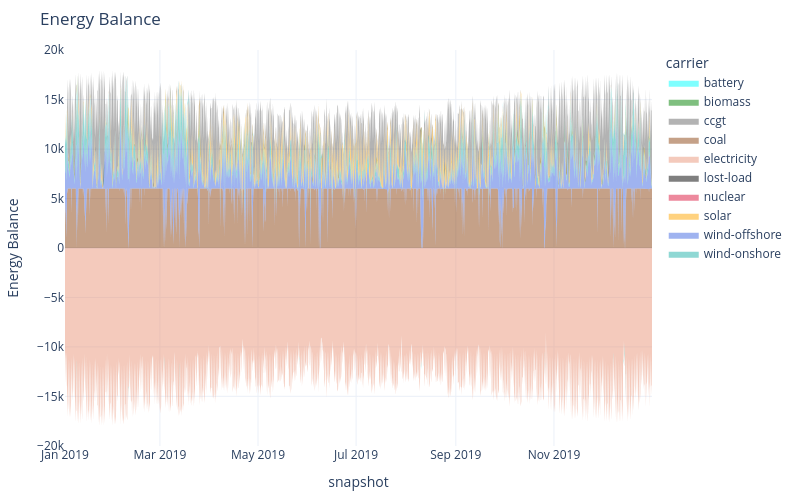

Notebook source saved alongside this figure:
### Markdown cell above
### 2.1 Inspect the results with the new technology

### Code cell
# Energy balance
n.statistics.energy_balance.iplot.area()

### Figure 1 — Plotly figure (JSON) as saved in the notebook; plotly's stock layout.template omitted (floating-point values rounded to 4 significant figures; data arrays with more than 128 entries replaced by an {"elided": "..."} marker saying what was removed)
{"data": [{"fillpattern": {"shape": ""}, "hovertemplate": "carrier=coal<br>snapshot=%{x}<br>Energy Balance=%{y}<extra></extra>", "legendgroup": "coal", "line": {"color": "saddlebrown", "width": 0}, "marker": {"symbol": "circle"}, "mode": "lines", "name": "coal", "orientation": "v", "showlegend": false, "stackgroup": "positive", "type": "scatter", "x": {"elided": "8664 str values"}, "xaxis": "x", "y": {"elided": "8664 float values"}, "yaxis": "y"}, {"fillpattern": {"shape": ""}, "hovertemplate": "carrier=wind-offshore<br>snapshot=%{x}<br>Energy Balance=%{y}<extra></extra>", "legendgroup": "wind-offshore", "line": {"color": "royalblue", "width": 0}, "marker": {"symbol": "circle"}, "mode": "lines", "name": "wind-offshore", "orientation": "v", "showlegend": false, "stackgroup": "positive", "type": "scatter", "x": {"elided": "8741 str values"}, "xaxis": "x", "y": {"elided": "8741 float values"}, "yaxis": "y"}, {"fillpattern": {"shape": ""}, "hovertemplate": "carrier=wind-onshore<br>snapshot=%{x}<br>Energy Balance=%{y}<extra></extra>", "legendgroup": "wind-onshore", "line": {"color": "lightseagreen", "width": 0}, "marker": {"symbol": "circle"}, "mode": "lines", "name": "wind-onshore", "orientation": "v", "showlegend": false, "stackgroup": "positive", "type": "scatter", "x": {"elided": "8757 str values"}, "xaxis": "x", "y": {"elided": "8757 float values"}, "yaxis": "y"}, {"fillpattern": {"shape": ""}, "hovertemplate": "carrier=solar<br>snapshot=%{x}<br>Energy Balance=%{y}<extra></extra>", "legendgroup": "solar", "line": {"color": "orange", "width": 0}, "marker": {"symbol": "circle"}, "mode": "lines", "name": "solar", "orientation": "v", "showlegend": false, "stackgroup": "positive", "type": "scatter", "x": {"elided": "4417 str values"}, "xaxis": "x", "y": {"elided": "4417 float values"}, "yaxis": "y"}, {"fillpattern": {"shape": ""}, "hovertemplate": "carrier=ccgt<br>snapshot=%{x}<br>Energy Balance=%{y}<extra></extra>", "legendgroup": "ccgt", "line": {"color": "dimgrey", "width": 0}, "marker": {"symbol": "circle"}, "mode": "lines", "name": "ccgt", "orientation": "v", "showlegend": false, "stackgroup": "positive", "type": "scatter", "x": {"elided": "6878 str values"}, "xaxis": "x", "y": {"elided": "6878 float values"}, "yaxis": "y"}, {"fillpattern": {"shape": ""}, "hovertemplate": "carrier=battery<br>snapshot=%{x}<br>Energy Balance=%{y}<extra></extra>", "legendgroup": "battery", "line": {"color": "cyan", "width": 0}, "marker": {"symbol": "circle"}, "mode": "lines", "name": "battery", "orientation": "v", "showlegend": false, "stackgroup": "positive", "type": "scatter", "x": ["2019-01-09T09:00:00.000000000", "2019-01-09T10:00:00.000000000", "2019-02-10T03:00:00.000000000", "2019-02-10T04:00:00.000000000", "2019-02-10T05:00:00.000000000", "2019-02-10T08:00:00.000000000", "2019-03-04T07:00:00.000000000", "2019-03-04T08:00:00.000000000", "2019-03-05T06:00:00.000000000", "2019-03-05T09:00:00.000000000", "2019-03-05T15:00:00.000000000", "2019-03-13T18:00:00.000000000", "2019-03-14T07:00:00.000000000", "2019-03-17T17:00:00.000000000", "2019-03-17T18:00:00.000000000", "2019-03-17T19:00:00.000000000", "2019-03-18T06:00:00.000000000", "2019-03-25T16:00:00.000000000", "2019-03-25T19:00:00.000000000", "2019-03-25T20:00:00.000000000", "2019-04-27T20:00:00.000000000", "2019-04-27T22:00:00.000000000", "2019-04-28T00:00:00.000000000", "2019-05-26T21:00:00.000000000", "2019-05-26T22:00:00.000000000", "2019-05-27T00:00:00.000000000", "2019-06-09T02:00:00.000000000", "2019-06-09T03:00:00.000000000", "2019-06-09T04:00:00.000000000", "2019-06-09T05:00:00.000000000", "2019-06-09T06:00:00.000000000", "2019-08-10T18:00:00.000000000", "2019-08-10T19:00:00.000000000", "2019-08-10T20:00:00.000000000", "2019-08-10T23:00:00.000000000", "2019-08-12T03:00:00.000000000", "2019-08-12T04:00:00.000000000", "2019-08-12T07:00:00.000000000", "2019-08-12T09:00:00.000000000", "2019-09-28T14:00:00.000000000", "2019-09-28T17:00:00.000000000", "2019-09-30T06:00:00.000000000", "2019-09-30T07:00:00.000000000", "2019-09-30T14:00:00.000000000", "2019-09-30T15:00:00.000000000", "2019-10-26T04:00:00.000000000", "2019-10-26T05:00:00.000000000", "2019-10-26T06:00:00.000000000", "2019-10-26T07:00:00.000000000", "2019-10-26T08:00:00.000000000", "2019-10-27T07:00:00.000000000", "2019-10-27T08:00:00.000000000", "2019-10-27T10:00:00.000000000", "2019-10-27T11:00:00.000000000", "2019-10-27T16:00:00.000000000", "2019-12-09T05:00:00.000000000", "2019-12-09T08:00:00.000000000", "2019-12-09T09:00:00.000000000", "2019-12-09T11:00:00.000000000", "2019-12-14T16:00:00.000000000", "2019-12-14T18:00:00.000000000", "2019-12-14T20:00:00.000000000", "2019-12-14T21:00:00.000000000", "2019-12-15T08:00:00.000000000", "2019-12-15T16:00:00.000000000", "2019-12-15T17:00:00.000000000", "2019-12-15T18:00:00.000000000", "2019-12-15T19:00:00.000000000", "2019-12-16T05:00:00.000000000"], "xaxis": "x", "y": [77.41, 263.4, 263.4, 263.4, 263.4, 210.7, 231.3, 125.6, 263.4, 263.4, 98.8, 76.09, 55.79, 263.4, 263.4, 160.7, 263.4, 43.09, 263.4, 263.4, 263.4, 60.87, 17.54, 229.8, 219.9, 263.4, 8.264, 202.5, 263.4, 263.4, 263.4, 263.4, 263.4, 263.4, 210.7, 210.7, 263.4, 263.4, 263.4, 94.19, 31.43, 263.4, 263.4, 210.7, 263.4, 68.22, 263.4, 263.4, 263.4, 142.5, 149.2, 146.5, 263.4, 178.4, 263.4, 263.4, 263.4, 210.7, 263.4, 263.4, 263.4, 263.4, 193.7, 96.73, 104.7, 263.4, 263.4, 106.0, 263.4], "yaxis": "y"}, {"fillpattern": {"shape": ""}, "hovertemplate": "carrier=electricity<br>snapshot=%{x}<br>Energy Balance=%{y}<extra></extra>", "legendgroup": "electricity", "line": {"color": "darksalmon", "width": 0}, "marker": {"symbol": "circle"}, "mode": "lines", "name": "electricity", "orientation": "v", "showlegend": false, "stackgroup": "negative", "type": "scatter", "x": {"elided": "8760 str values"}, "xaxis": "x", "y": {"elided": "8760 float values"}, "yaxis": "y"}, {"fillpattern": {"shape": ""}, "hovertemplate": "carrier=battery<br>snapshot=%{x}<br>Energy Balance=%{y}<extra></extra>", "legendgroup": "battery", "line": {"color": "cyan", "width": 0}, "marker": {"symbol": "circle"}, "mode": "lines", "name": "battery", "orientation": "v", "showlegend": false, "stackgroup": "negative", "type": "scatter", "x": ["2019-01-08T02:00:00.000000000", "2019-01-08T03:00:00.000000000", "2019-02-09T09:00:00.000000000", "2019-02-09T10:00:00.000000000", "2019-02-09T11:00:00.000000000", "2019-02-09T12:00:00.000000000", "2019-02-09T13:00:00.000000000", "2019-03-03T23:00:00.000000000", "2019-03-04T00:00:00.000000000", "2019-03-04T01:00:00.000000000", "2019-03-04T02:00:00.000000000", "2019-03-04T03:00:00.000000000", "2019-03-13T02:00:00.000000000", "2019-03-13T03:00:00.000000000", "2019-03-16T23:00:00.000000000", "2019-03-17T00:00:00.000000000", "2019-03-17T01:00:00.000000000", "2019-03-17T02:00:00.000000000", "2019-03-25T10:00:00.000000000", "2019-03-25T11:00:00.000000000", "2019-03-25T12:00:00.000000000", "2019-04-27T11:00:00.000000000", "2019-04-27T12:00:00.000000000", "2019-05-26T11:00:00.000000000", "2019-05-26T12:00:00.000000000", "2019-05-26T13:00:00.000000000", "2019-06-08T12:00:00.000000000", "2019-06-08T13:00:00.000000000", "2019-06-08T14:00:00.000000000", "2019-06-08T15:00:00.000000000", "2019-06-08T16:00:00.000000000", "2019-08-10T11:00:00.000000000", "2019-08-10T12:00:00.000000000", "2019-08-10T13:00:00.000000000", "2019-08-10T16:00:00.000000000", "2019-08-10T17:00:00.000000000", "2019-08-11T07:00:00.000000000", "2019-08-11T08:00:00.000000000", "2019-08-11T09:00:00.000000000", "2019-08-11T10:00:00.000000000", "2019-08-11T11:00:00.000000000", "2019-08-11T12:00:00.000000000", "2019-09-28T09:00:00.000000000", "2019-09-28T10:00:00.000000000", "2019-09-28T11:00:00.000000000", "2019-09-28T12:00:00.000000000", "2019-09-28T13:00:00.000000000", "2019-09-30T00:00:00.000000000", "2019-09-30T01:00:00.000000000", "2019-10-25T23:00:00.000000000", "2019-10-26T00:00:00.000000000", "2019-10-26T01:00:00.000000000", "2019-10-26T02:00:00.000000000", "2019-10-26T03:00:00.000000000", "2019-10-26T09:00:00.000000000", "2019-10-26T10:00:00.000000000", "2019-10-26T11:00:00.000000000", "2019-10-26T12:00:00.000000000", "2019-10-26T13:00:00.000000000", "2019-12-08T02:00:00.000000000", "2019-12-08T03:00:00.000000000", "2019-12-08T04:00:00.000000000", "2019-12-08T05:00:00.000000000", "2019-12-08T06:00:00.000000000", "2019-12-14T09:00:00.000000000", "2019-12-14T10:00:00.000000000", "2019-12-14T11:00:00.000000000", "2019-12-14T12:00:00.000000000", "2019-12-14T13:00:00.000000000", "2019-12-14T14:00:00.000000000", "2019-12-15T04:00:00.000000000", "2019-12-15T05:00:00.000000000", "2019-12-15T06:00:00.000000000", "2019-12-15T09:00:00.000000000", "2019-12-15T10:00:00.000000000", "2019-12-15T11:00:00.000000000"], "xaxis": "x", "y": [-155.7, -222.0, -55.45, -263.4, -263.4, -263.4, -263.4, -243.2, -263.4, -263.4, -263.4, -55.28, -92.32, -53.81, -263.4, -263.4, -263.4, -263.4, -254.4, -263.4, -113.6, -263.4, -115.3, -263.4, -263.4, -263.4, -55.45, -263.4, -263.4, -263.4, -263.4, -263.4, -263.4, -227.0, -91.81, -263.4, -217.3, -263.4, -25.6, -75.99, -263.4, -263.4, -55.45, -263.4, -263.4, -263.4, -263.4, -81.8, -57.39, -55.45, -263.4, -263.4, -263.4, -263.4, -55.45, -263.4, -263.4, -263.4, -263.4, -55.45, -263.4, -263.4, -263.4, -263.4, -27.88, -263.4, -263.4, -263.4, -263.4, -8.689, -263.4, -263.4, -112.7, -49.93, -263.4, -263.4], "yaxis": "y"}, {"fillpattern": {"shape": ""}, "hovertemplate": "carrier=battery<br>snapshot=%{x}<br>Energy Balance=%{y}<extra></extra>", "legendgroup": "battery", "line": {"color": "cyan", "width": 0}, "marker": {"symbol": "circle"}, "mode": "lines", "name": "battery", "orientation": "v", "showlegend": true, "stackgroup": "1", "type": "scatter", "x": ["2019-12-31T23:00:00.000000000"], "xaxis": "x", "y": [NaN], "yaxis": "y"}, {"fillpattern": {"shape": ""}, "hovertemplate": "carrier=biomass<br>snapshot=%{x}<br>Energy Balance=%{y}<extra></extra>", "legendgroup": "biomass", "line": {"color": "green", "width": 0}, "marker": {"symbol": "circle"}, "mode": "lines", "name": "biomass", "orientation": "v", "showlegend": true, "stackgroup": "1", "type": "scatter", "x": ["2019-12-31T23:00:00.000000000"], "xaxis": "x", "y": [NaN], "yaxis": "y"}, {"fillpattern": {"shape": ""}, "hovertemplate": "carrier=ccgt<br>snapshot=%{x}<br>Energy Balance=%{y}<extra></extra>", "legendgroup": "ccgt", "line": {"color": "dimgrey", "width": 0}, "marker": {"symbol": "circle"}, "mode": "lines", "name": "ccgt", "orientation": "v", "showlegend": true, "stackgroup": "1", "type": "scatter", "x": ["2019-12-31T23:00:00.000000000"], "xaxis": "x", "y": [NaN], "yaxis": "y"}, {"fillpattern": {"shape": ""}, "hovertemplate": "carrier=coal<br>snapshot=%{x}<br>Energy Balance=%{y}<extra></extra>", "legendgroup": "coal", "line": {"color": "saddlebrown", "width": 0}, "marker": {"symbol": "circle"}, "mode": "lines", "name": "coal", "orientation": "v", "showlegend": true, "stackgroup": "1", "type": "scatter", "x": ["2019-12-31T23:00:00.000000000"], "xaxis": "x", "y": [NaN], "yaxis": "y"}, {"fillpattern": {"shape": ""}, "hovertemplate": "carrier=electricity<br>snapshot=%{x}<br>Energy Balance=%{y}<extra></extra>", "legendgroup": "electricity", "line": {"color": "darksalmon", "width": 0}, "marker": {"symbol": "circle"}, "mode": "lines", "name": "electricity", "orientation": "v", "showlegend": true, "stackgroup": "1", "type": "scatter", "x": ["2019-12-31T23:00:00.000000000"], "xaxis": "x", "y": [NaN], "yaxis": "y"}, {"fillpattern": {"shape": ""}, "hovertemplate": "carrier=lost-load<br>snapshot=%{x}<br>Energy Balance=%{y}<extra></extra>", "legendgroup": "lost-load", "line": {"color": "black", "width": 0}, "marker": {"symbol": "circle"}, "mode": "lines", "name": "lost-load", "orientation": "v", "showlegend": true, "stackgroup": "1", "type": "scatter", "x": ["2019-12-31T23:00:00.000000000"], "xaxis": "x", "y": [NaN], "yaxis": "y"}, {"fillpattern": {"shape": ""}, "hovertemplate": "carrier=nuclear<br>snapshot=%{x}<br>Energy Balance=%{y}<extra></extra>", "legendgroup": "nuclear", "line": {"color": "crimson", "width": 0}, "marker": {"symbol": "circle"}, "mode": "lines", "name": "nuclear", "orientation": "v", "showlegend": true, "stackgroup": "1", "type": "scatter", "x": ["2019-12-31T23:00:00.000000000"], "xaxis": "x", "y": [NaN], "yaxis": "y"}, {"fillpattern": {"shape": ""}, "hovertemplate": "carrier=solar<br>snapshot=%{x}<br>Energy Balance=%{y}<extra></extra>", "legendgroup": "solar", "line": {"color": "orange", "width": 0}, "marker": {"symbol": "circle"}, "mode": "lines", "name": "solar", "orientation": "v", "showlegend": true, "stackgroup": "1", "type": "scatter", "x": ["2019-12-31T23:00:00.000000000"], "xaxis": "x", "y": [NaN], "yaxis": "y"}, {"fillpattern": {"shape": ""}, "hovertemplate": "carrier=wind-offshore<br>snapshot=%{x}<br>Energy Balance=%{y}<extra></extra>", "legendgroup": "wind-offshore", "line": {"color": "royalblue", "width": 0}, "marker": {"symbol": "circle"}, "mode": "lines", "name": "wind-offshore", "orientation": "v", "showlegend": true, "stackgroup": "1", "type": "scatter", "x": ["2019-12-31T23:00:00.000000000"], "xaxis": "x", "y": [NaN], "yaxis": "y"}, {"fillpattern": {"shape": ""}, "hovertemplate": "carrier=wind-onshore<br>snapshot=%{x}<br>Energy Balance=%{y}<extra></extra>", "legendgroup": "wind-onshore", "line": {"color": "lightseagreen", "width": 0}, "marker": {"symbol": "circle"}, "mode": "lines", "name": "wind-onshore", "orientation": "v", "showlegend": true, "stackgroup": "1", "type": "scatter", "x": ["2019-12-31T23:00:00.000000000"], "xaxis": "x", "y": [NaN], "yaxis": "y"}], "layout": {"height": 500, "hovermode": "x", "legend": {"title": {"text": "carrier"}, "tracegroupgap": 0}, "margin": {"b": 50, "l": 50, "r": 50, "t": 50}, "title": {"text": "Energy Balance"}, "width": 800, "xaxis": {"anchor": "y", "domain": [0, 1], "title": {"text": "snapshot"}}, "yaxis": {"anchor": "x", "domain": [0, 1], "title": {"text": "Energy Balance"}}}}
